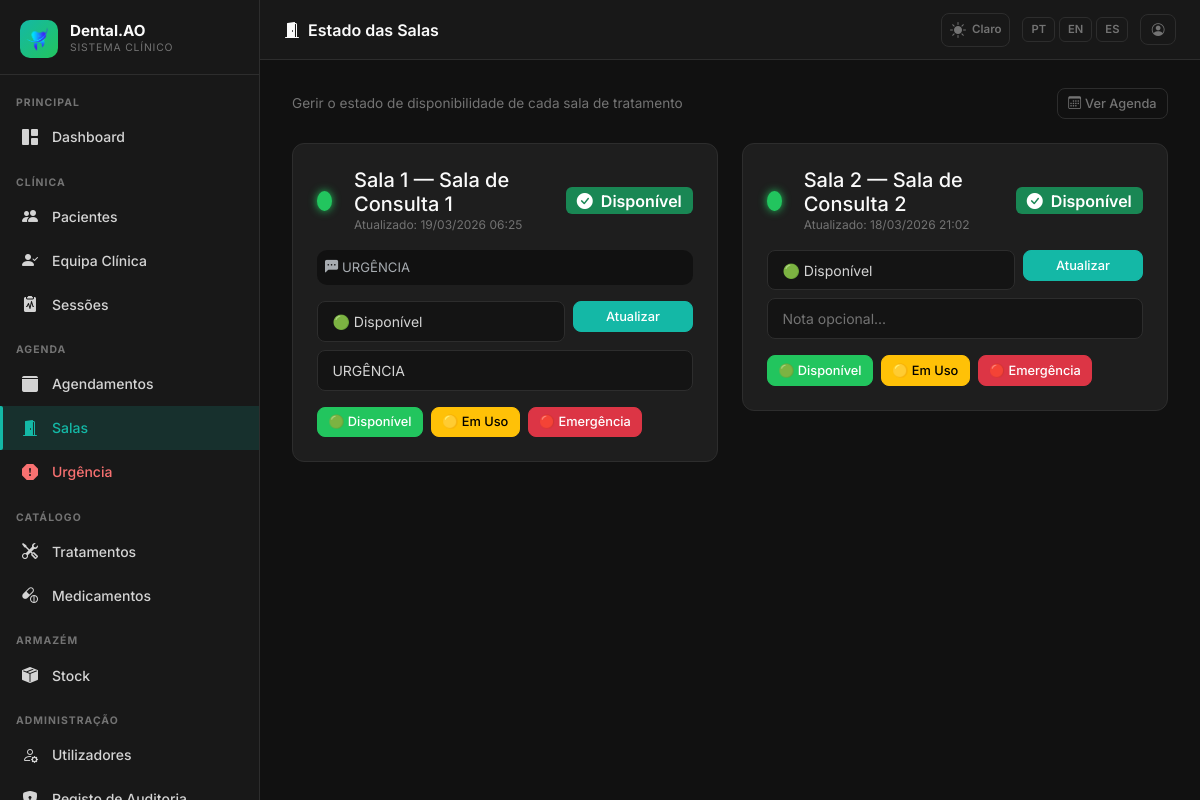
The app's page /scheduling/rooms (signed in) with its own data.
### app/models.py (models this page shows, shortened)
class AppSetting(db.Model):
    __tablename__ = 'app_settings'
    key   = db.Column(db.String(64), primary_key=True)
    value = db.Column(db.Text, nullable=True)
    _DEFAULTS = {
        'app_name':       'DentalCare Pro',
        'app_logo':       '',
        'bg_dark':        '#111111',
        'sidebar_dark':   '#181818',
        'card_dark':      '#1e1e1e',
        'border_dark':    '#2d2d2d',
        'text_dark':      '#d4d4d4',
        'primary_dark':   '#14b8a6',
        'success_dark':   '#22c55e',
        'danger_dark':    '#f87171',
        'warning_dark':   '#fbbf24',
        'bg_light':       '#f0f4f8',
        'card_light':     '#ffffff',
        'border_light':   '#d1dce8',
        'text_light':     '#334155',
        'primary_light':  '#1976d2',
        'success_light':  '#00875a',
        'danger_light':   '#d32f2f',
        'warning_light':  '#e65100',
        'xray_max_mb':        '10',
        'stock_invoice_max_mb': '5',
        'urgency_surcharge':  '30',
    }
    @classmethod
    def all_as_dict(cls):
        stored = {s.key: s.value for s in cls.query.all()}
        result = dict(cls._DEFAULTS)
        result.update(stored)
        return result

class Room(db.Model):
    __tablename__ = 'rooms'
    id = db.Column(db.Integer, primary_key=True)
    name = db.Column(db.String(100), nullable=False)
    number = db.Column(db.Integer, nullable=False)
    status = db.Column(db.String(20), default=RoomStatus.GREEN, nullable=False)
    status_note = db.Column(db.String(200), nullable=True)
    status_updated_by_id = db.Column(db.Integer, db.ForeignKey('users.id'), nullable=True)
    status_updated_at = db.Column(db.DateTime, default=lambda: datetime.now(timezone.utc))
    status_updated_by = db.relationship('User', backref='room_status_updates')
    appointments = db.relationship('Appointment', backref='room', lazy='dynamic')
    def status_badge_class(self):
        badge_map = {
            RoomStatus.GREEN: 'success',
            RoomStatus.YELLOW: 'warning',
            RoomStatus.RED: 'danger',
        }
        return badge_map.get(self.status, 'secondary')
    def status_icon(self):
        icon_map = {
            RoomStatus.GREEN: 'bi-check-circle-fill',
            RoomStatus.YELLOW: 'bi-exclamation-circle-fill',
            RoomStatus.RED: 'bi-x-circle-fill',
        }
        return icon_map.get(self.status, 'bi-circle')

### app/scheduling/routes.py (the view)
@scheduling_bp.route('/rooms')
@login_required
def rooms():
    if current_user.role not in [Role.SUPERADMIN, Role.CLINICAL_DIRECTOR,
                                  Role.RECEPTION, Role.DENTIST]:
        abort(403)
    rooms = Room.query.order_by(Room.number).all()
    form = RoomStatusForm()
    return render_template('scheduling/rooms.html', rooms=rooms, form=form)

### app/scheduling/forms.py
class RoomStatusForm(FlaskForm):
    room_id = HiddenField()
    status = SelectField(_l('Estado'), choices=[
        ('green', 'Verde — Disponível'),
        ('yellow', 'Amarelo — Em Uso'),
        ('red', 'Vermelho — Emergência'),
    ], validators=[DataRequired()])
    status_note = StringField(_l('Nota'), validators=[Optional(), Length(0, 200)])
    submit = SubmitField(_l('Atualizar'))

### app/__init__.py (called while the page is built)
def get_locale():
    lang = session.get('lang')
    if lang in ['pt', 'en', 'es']:
        return lang
    return 'pt'

### app/models.py (called while the page is built)
    def role_display(self):
        role_map = {
            Role.SUPERADMIN: 'Superadmin',
            Role.CLINICAL_DIRECTOR: 'Diretor Clínico',
            Role.DENTIST: 'Dentista',
            Role.PATIENT: 'Paciente',
            Role.RECEPTION: 'Recepção',
        }
        return role_map.get(self.role, self.role)

    def role_badge_class(self):
        badge_map = {
            Role.SUPERADMIN: 'danger',
            Role.CLINICAL_DIRECTOR: 'primary',
            Role.DENTIST: 'success',
            Role.PATIENT: 'info',
            Role.RECEPTION: 'warning',
        }
        return badge_map.get(self.role, 'secondary')

### app/templates/scheduling/rooms.html (shortened to what this page needs)
{% extends "base.html" %}
{% block page_title %}<i class="bi bi-door-open-fill me-2"></i>{{ _('Estado das Salas') }}{% endblock %}
{% block content %}
<div class="d-flex justify-content-between align-items-center mb-4">
  <p style="color:var(--dc-text-muted);font-size:.85rem;margin:0">{{ _('Gerir o estado de disponibilidade de cada sala de tratamento') }}</p>
  <a href="{{ url_for('scheduling.calendar') }}" class="btn btn-outline-secondary btn-sm">
    <i class="bi bi-calendar3 me-1"></i>{{ _('Ver Agenda') }}
  </a>
</div>
<div class="row g-4">
  {% for room in rooms %}
  <div class="col-md-6">
    <div class="dc-card">
      <div class="d-flex align-items-center gap-3 mb-3">
        <div class="room-status-dot {{ room.status }}" style="width:20px;height:20px"></div>
        <div>
          <h5 class="mb-0" style="color:var(--dc-white)">{{ _('Sala') }} {{ room.number }} — {{ room.name }}</h5>
          {% if room.status_updated_at %}
          <div style="font-size:.75rem;color:var(--dc-text-muted)">
            {{ _('Atualizado') }}: {{ room.status_updated_at.strftime('%d/%m/%Y %H:%M') }}
          </div>
          {% endif %}
        </div>
        <div class="ms-auto">
          <span class="badge bg-{{ room.status_badge_class() }} fs-6">
            <i class="bi {{ room.status_icon() }} me-1"></i>
            {% if room.status == 'green' %}{{ _('Disponível') }}
            {% elif room.status == 'yellow' %}{{ _('Em Uso') }}
            {% elif room.status == 'red' %}{{ _('Emergência') }}
            {% endif %}
          </span>
        </div>
      </div>
      {% if room.status_note %}
      <div class="alert alert-secondary p-2 mb-3" style="font-size:.82rem;background:var(--dc-bg);border-color:var(--dc-border)">
        <i class="bi bi-chat-left-dots-fill me-1"></i>{{ room.status_note }}
      </div>
      {% endif %}
      {% if current_user.role in ['superadmin','clinical_director','reception','dentist'] %}
      <form method="POST" action="{{ url_for('scheduling.update_room_status', room_id=room.id) }}">
        <div class="row g-2">
          <div class="col-8">
            <select name="status" class="form-select form-select-sm">
              <option value="green" {% if room.status == 'green' %}selected{% endif %}>🟢 {{ _('Disponível') }}</option>
            </select>
          </div>
          <div class="col-4">
            <button type="submit" class="btn btn-sm btn-primary w-100">{{ _('Atualizar') }}</button>
          </div>
          <div class="col-12">
            <input type="text" name="status_note" class="form-control form-control-sm"
                   placeholder="{{ _('Nota opcional...') }}"
                   value="{{ room.status_note or '' }}">
          </div>
        </div>
      </form>
      {% endif %}
      {% if current_user.role in ['superadmin','clinical_director','reception','dentist'] %}
      <div class="d-flex gap-2 mt-3">
        <form method="POST" action="{{ url_for('scheduling.update_room_status', room_id=room.id) }}" class="d-inline">
          <button type="submit" class="btn btn-sm btn-success">🟢 {{ _('Disponível') }}</button>
        </form>
        <form method="POST" action="{{ url_for('scheduling.update_room_status', room_id=room.id) }}" class="d-inline">
          <button type="submit" class="btn btn-sm btn-warning">🟡 {{ _('Em Uso') }}</button>
        </form>
        <form method="POST" action="{{ url_for('scheduling.update_room_status', room_id=room.id) }}" class="d-inline">
          <button type="submit" class="btn btn-sm btn-danger">🔴 {{ _('Emergência') }}</button>
        </form>
      </div>
      {% endif %}
    </div>
  </div>
  {% endfor %}
</div>
{% endblock %}

### app/templates/base.html (shortened to what this page needs)
<!DOCTYPE html>
<html lang="{{ get_locale() }}" data-dc-theme="{{ session.get('theme', 'dark') }}">
<head>
  <link href="https://cdn.jsdelivr.net/npm/bootstrap@5.3.2/dist/css/bootstrap.min.css" rel="stylesheet">
  <link href="https://cdn.jsdelivr.net/npm/bootstrap-icons@1.11.3/font/bootstrap-icons.min.css" rel="stylesheet">
  <link href="{{ url_for('static', filename='css/dental.css') }}" rel="stylesheet">
</head>
<body>
<aside class="dc-sidebar" id="dcSidebar">
  <div class="dc-brand">
    <div class="dc-brand-icon">
      {% if app_settings.app_logo %}
        <img src="{{ url_for('superadmin.logo_file', filename=app_settings.app_logo) }}"
             alt="{{ app_settings.app_name }}"
             style="width:36px;height:36px;object-fit:contain;border-radius:6px;">
      {% else %}
        <i class="bi bi-heart-pulse-fill"></i>
      {% endif %}
    </div>
    <div class="flex-fill">
      <div class="dc-brand-name">{{ app_settings.app_name }}</div>
      <div class="dc-brand-sub">{{ _('Sistema Clínico') }}</div>
    </div>
  </div>
  <nav class="dc-nav">
    {% set role = current_user.role %}
    <div class="dc-nav-section">{{ _('Principal') }}</div>
    <a href="{{ url_for('main.dashboard') }}"
       class="dc-nav-item {% if request.endpoint == 'main.dashboard' %}active{% endif %}">
      <i class="bi bi-grid-1x2-fill"></i> {{ _('Dashboard') }}
    </a>
    {% if role in ['superadmin', 'clinical_director', 'dentist', 'reception'] %}
    <div class="dc-nav-section mt-2">{{ _('Clínica') }}</div>
    {% endif %}
    {% if role in ['superadmin', 'clinical_director', 'dentist', 'reception'] %}
    <a href="{{ url_for('patients.index') }}"
       class="dc-nav-item {% if request.endpoint == 'patients.index' or request.endpoint in ['patients.new','patients.edit','patients.detail'] %}active{% endif %}">
      <i class="bi bi-people-fill"></i> {{ _('Pacientes') }}
    </a>
    {% endif %}
    {% if role in ['superadmin', 'clinical_director'] %}
    <a href="{{ url_for('patients.care_team_pending') }}"
       class="dc-nav-item {% if request.endpoint == 'patients.care_team_pending' %}active{% endif %}">
      <i class="bi bi-person-check-fill"></i> {{ _('Equipa Clínica') }}
    </a>
    {% endif %}
    {% if role in ['superadmin', 'clinical_director', 'dentist'] %}
    <a href="{{ url_for('sessions.index') }}"
       class="dc-nav-item {% if request.endpoint and 'sessions.' in request.endpoint and 'audit' not in request.endpoint and 'evolution' not in request.endpoint %}active{% endif %}">
      <i class="bi bi-clipboard2-pulse-fill"></i> {{ _('Sessões') }}
    </a>
    {% endif %}
    {% if role in ['superadmin', 'clinical_director', 'reception', 'dentist'] %}
    <div class="dc-nav-section mt-2">{{ _('Agenda') }}</div>
    {% endif %}
    {% if role in ['superadmin', 'clinical_director', 'reception'] %}
    <a href="{{ url_for('scheduling.calendar') }}"
       class="dc-nav-item {% if request.endpoint and 'scheduling.' in request.endpoint and 'emergency' not in request.endpoint and 'room' not in request.endpoint %}active{% endif %}">
      <i class="bi bi-calendar3-fill"></i> {{ _('Agendamentos') }}
    </a>
    {% endif %}
    {% if role in ['superadmin', 'clinical_director', 'reception', 'dentist'] %}
    <a href="{{ url_for('scheduling.rooms') }}"
       class="dc-nav-item {% if request.endpoint and 'rooms' in request.endpoint %}active{% endif %}">
      <i class="bi bi-door-open-fill"></i> {{ _('Salas') }}
    </a>
    {% endif %}
    {% if role in ['superadmin', 'clinical_director', 'reception', 'dentist'] %}
    <a href="{{ url_for('scheduling.emergency') }}"
       class="dc-nav-item {% if request.endpoint and 'emergency' in request.endpoint %}active{% endif %}"
       style="color:var(--dc-danger)">
      <i class="bi bi-exclamation-octagon-fill"></i> {{ _('Urgência') }}
    </a>
    {% endif %}
    {% if role in ['superadmin', 'clinical_director', 'dentist'] %}
    <div class="dc-nav-section mt-2">{{ _('Catálogo') }}</div>
    <a href="{{ url_for('admin.treatments') }}"
       class="dc-nav-item {% if 'treatments' in request.endpoint %}active{% endif %}">
      <i class="bi bi-tools"></i> {{ _('Tratamentos') }}
    </a>
    <a href="{{ url_for('admin.medicines') }}"
       class="dc-nav-item {% if 'medicine' in request.endpoint %}active{% endif %}">
      <i class="bi bi-capsule-pill"></i> {{ _('Medicamentos') }}
    </a>
    {% endif %}
    {% if role in ['superadmin', 'clinical_director', 'dentist', 'receptionist'] %}
    <div class="dc-nav-section mt-2">{{ _('Armazém') }}</div>
    <a href="{{ url_for('stock.index') }}"
       class="dc-nav-item {% if request.endpoint and 'stock.' in request.endpoint %}active{% endif %}">
      <i class="bi bi-box-seam-fill"></i> {{ _('Stock') }}
    </a>
    {% endif %}
    {% if role in ['superadmin', 'clinical_director'] %}
    <div class="dc-nav-section mt-2">{{ _('Administração') }}</div>
    <a href="{{ url_for('admin.users') }}"
       class="dc-nav-item {% if 'user' in request.endpoint %}active{% endif %}">
      <i class="bi bi-person-gear"></i> {{ _('Utilizadores') }}
    </a>
    <a href="{{ url_for('admin.audit_log') }}"
       class="dc-nav-item {% if 'audit' in request.endpoint %}active{% endif %}">
      <i class="bi bi-shield-lock-fill"></i> {{ _('Registo de Auditoria') }}
    </a>
    {% endif %}
  </nav>
</aside>
<header class="dc-topbar">
  <span class="page-title">{% block page_title %}{% endblock %}</span>
  <div class="topbar-actions">
    <a href="{{ url_for('auth.toggle_theme') }}"
       class="theme-toggle"
       title="{{ _('Alternar tema') }}">
      {% if session.get('theme', 'dark') == 'dark' %}
        <i class="bi bi-sun-fill"></i><span style="font-size:.72rem;font-weight:600;margin-left:2px">{{ _('Claro') }}</span>
      {% else %}
        <i class="bi bi-moon-stars-fill"></i><span style="font-size:.72rem;font-weight:600;margin-left:2px">{{ _('Escuro') }}</span>
      {% endif %}
    </a>
    <div class="lang-switcher">
      <a href="{{ url_for('auth.set_lang', lang='pt') }}"
         class="lang-btn {% if get_locale() == 'pt' %}active{% endif %}">PT</a>
      <a href="{{ url_for('auth.set_lang', lang='en') }}"
         class="lang-btn {% if get_locale() == 'en' %}active{% endif %}">EN</a>
      <a href="{{ url_for('auth.set_lang', lang='es') }}"
         class="lang-btn {% if get_locale() == 'es' %}active{% endif %}">ES</a>
    </div>
    <a href="{{ url_for('auth.profile') }}" class="btn btn-sm btn-outline-secondary" title="{{ _('Meu Perfil') }}">
      <i class="bi bi-person-circle"></i>
    </a>
  </div>
</header>
<main class="dc-main">
  <div class="dc-content">
    {% block content %}{% endblock %}
  </div>
</main>
</body>
</html>

### records on screen
AppSetting: value (picture)
AppSetting: app_name "Dental.AO"
Room: number "1", name "Sala de Consulta 1", status_updated_at "19/03/2026 06:25", status_note "URGÊNCIA", status "🟢 Disponível"
Room: number "2", name "Sala de Consulta 2", status_updated_at "18/03/2026 21:02", status "🟢 Disponível"
